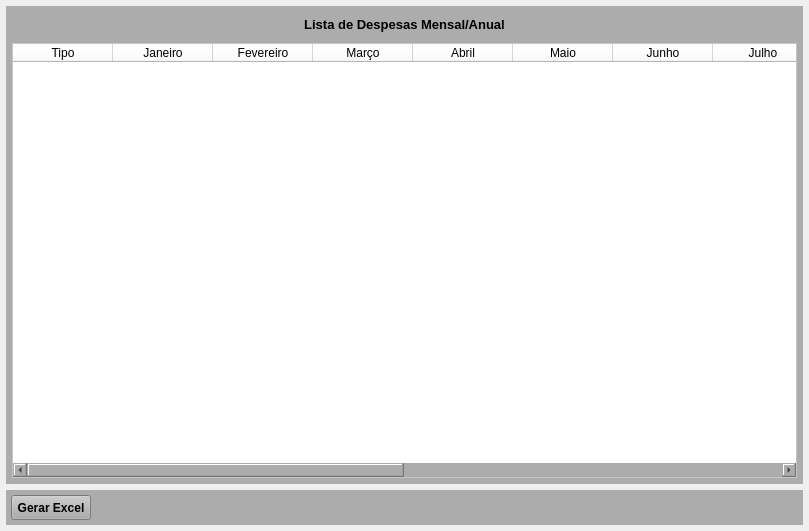
<?xml version="1.0" encoding="UTF-8"?>
<ui version="4.0">
 <class>MainWindow</class>
 <widget class="QMainWindow" name="MainWindow">
  <property name="geometry">
   <rect>
    <x>0</x>
    <y>0</y>
    <width>809</width>
    <height>531</height>
   </rect>
  </property>
  <property name="windowTitle">
   <string>Despesas Mensal/Anual</string>
  </property>
  <widget class="QWidget" name="centralwidget">
   <layout class="QVBoxLayout" name="verticalLayout">
    <property name="leftMargin">
     <number>6</number>
    </property>
    <property name="topMargin">
     <number>6</number>
    </property>
    <property name="rightMargin">
     <number>6</number>
    </property>
    <property name="bottomMargin">
     <number>6</number>
    </property>
    <item>
     <widget class="QWidget" name="widget_3" native="true">
      <layout class="QHBoxLayout" name="horizontalLayout_2">
       <property name="leftMargin">
        <number>0</number>
       </property>
       <property name="topMargin">
        <number>0</number>
       </property>
       <property name="rightMargin">
        <number>0</number>
       </property>
       <property name="bottomMargin">
        <number>0</number>
       </property>
       <item>
        <widget class="QWidget" name="widget_9" native="true">
         <layout class="QVBoxLayout" name="verticalLayout_4">
          <property name="leftMargin">
           <number>0</number>
          </property>
          <property name="topMargin">
           <number>0</number>
          </property>
          <property name="rightMargin">
           <number>0</number>
          </property>
          <property name="bottomMargin">
           <number>0</number>
          </property>
          <item>
           <widget class="QWidget" name="widget_4" native="true">
            <property name="minimumSize">
             <size>
              <width>0</width>
              <height>0</height>
             </size>
            </property>
            <property name="styleSheet">
             <string notr="true">background-color: rgb(172, 172, 172);</string>
            </property>
            <layout class="QVBoxLayout" name="verticalLayout_2">
             <property name="spacing">
              <number>6</number>
             </property>
             <property name="leftMargin">
              <number>6</number>
             </property>
             <property name="topMargin">
              <number>6</number>
             </property>
             <property name="rightMargin">
              <number>6</number>
             </property>
             <property name="bottomMargin">
              <number>6</number>
             </property>
             <item>
              <widget class="QLabel" name="label_5">
               <property name="minimumSize">
                <size>
                 <width>0</width>
                 <height>0</height>
                </size>
               </property>
               <property name="maximumSize">
                <size>
                 <width>16777215</width>
                 <height>25</height>
                </size>
               </property>
               <property name="font">
                <font>
                 <pointsize>10</pointsize>
                 <weight>75</weight>
                 <bold>true</bold>
                </font>
               </property>
               <property name="text">
                <string>Lista de Despesas Mensal/Anual</string>
               </property>
               <property name="alignment">
                <set>Qt::AlignCenter</set>
               </property>
              </widget>
             </item>
             <item>
              <widget class="QTableWidget" name="table_Lista">
               <property name="sizePolicy">
                <sizepolicy hsizetype="Preferred" vsizetype="Preferred">
                 <horstretch>0</horstretch>
                 <verstretch>0</verstretch>
                </sizepolicy>
               </property>
               <property name="font">
                <font>
                 <pointsize>8</pointsize>
                </font>
               </property>
               <property name="styleSheet">
                <string notr="true">background-color: rgb(255, 255, 255);</string>
               </property>
               <column>
                <property name="text">
                 <string>Tipo</string>
                </property>
               </column>
               <column>
                <property name="text">
                 <string>Janeiro</string>
                </property>
               </column>
               <column>
                <property name="text">
                 <string>Fevereiro</string>
                </property>
               </column>
               <column>
                <property name="text">
                 <string>Março</string>
                </property>
               </column>
               <column>
                <property name="text">
                 <string>Abril</string>
                </property>
               </column>
               <column>
                <property name="text">
                 <string>Maio</string>
                </property>
               </column>
               <column>
                <property name="text">
                 <string>Junho</string>
                </property>
               </column>
               <column>
                <property name="text">
                 <string>Julho</string>
                </property>
               </column>
               <column>
                <property name="text">
                 <string>Agosto</string>
                </property>
               </column>
               <column>
                <property name="text">
                 <string>Setembro</string>
                </property>
               </column>
               <column>
                <property name="text">
                 <string>Outubro</string>
                </property>
               </column>
               <column>
                <property name="text">
                 <string>Novembro</string>
                </property>
               </column>
               <column>
                <property name="text">
                 <string>Dezembro</string>
                </property>
               </column>
               <column>
                <property name="text">
                 <string>Total</string>
                </property>
               </column>
              </widget>
             </item>
            </layout>
           </widget>
          </item>
          <item>
           <widget class="QWidget" name="widget" native="true">
            <property name="maximumSize">
             <size>
              <width>16777215</width>
              <height>35</height>
             </size>
            </property>
            <property name="styleSheet">
             <string notr="true">background-color: rgb(172, 172, 172);</string>
            </property>
            <layout class="QHBoxLayout" name="horizontalLayout">
             <property name="spacing">
              <number>5</number>
             </property>
             <property name="leftMargin">
              <number>5</number>
             </property>
             <property name="topMargin">
              <number>5</number>
             </property>
             <property name="rightMargin">
              <number>5</number>
             </property>
             <property name="bottomMargin">
              <number>5</number>
             </property>
             <item>
              <widget class="QPushButton" name="btn_Excel">
               <property name="sizePolicy">
                <sizepolicy hsizetype="Preferred" vsizetype="Preferred">
                 <horstretch>0</horstretch>
                 <verstretch>0</verstretch>
                </sizepolicy>
               </property>
               <property name="minimumSize">
                <size>
                 <width>0</width>
                 <height>0</height>
                </size>
               </property>
               <property name="maximumSize">
                <size>
                 <width>80</width>
                 <height>30</height>
                </size>
               </property>
               <property name="font">
                <font>
                 <pointsize>9</pointsize>
                 <weight>75</weight>
                 <bold>true</bold>
                </font>
               </property>
               <property name="cursor">
                <cursorShape>PointingHandCursor</cursorShape>
               </property>
               <property name="text">
                <string>Gerar Excel</string>
               </property>
              </widget>
             </item>
             <item>
              <widget class="QLabel" name="label_Excel">
               <property name="text">
                <string/>
               </property>
              </widget>
             </item>
            </layout>
           </widget>
          </item>
         </layout>
        </widget>
       </item>
      </layout>
     </widget>
    </item>
   </layout>
  </widget>
 </widget>
 <resources/>
 <connections/>
</ui>
